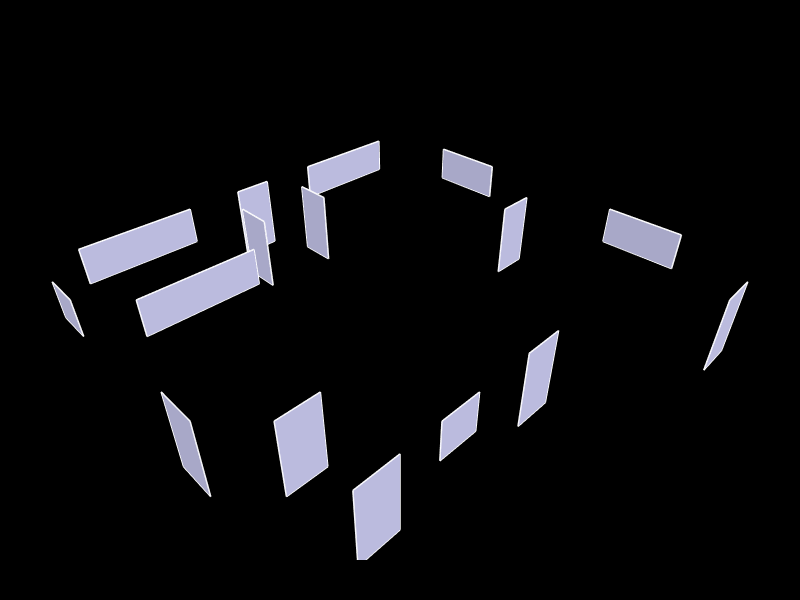

This figure's notebook cell:
### Markdown cell above
## 6. Show the geometry

### Code cell
Topology.Show(house, apertures_faces,
              faceColor=[210,210,250],
              faceOpacity=1,
              edgeColor="white",
              edgeWidth=3,
              showVertices=False,
              backgroundColor="black",
              width=800,
              height=600,
              renderer = renderer)

print(renderer)

### Figure 1 — Plotly figure (JSON) as saved in the notebook; plotly's stock layout.template omitted (floating-point values rounded to 4 significant figures)
{"data": [{"hoverinfo": "text", "legendgroup": "6", "legendrank": 6, "line": {"color": "white", "dash": "solid", "width": 3}, "marker": {"size": 0}, "mode": "lines", "name": "2: default (Edges)", "showlegend": false, "text": "", "type": "scatter3d", "x": [1, 1, null, 1, 4, null, 4, 4, null, 4, 1, null], "y": [13, 13, null, 13, 13, null, 13, 13, null, 13, 13, null], "z": [1, 2, null, 2, 2, null, 2, 1, null, 1, 1, null]}, {"cmax": 1, "cmin": 0, "color": "#D2D2FA", "colorscale": [[0, "#440154"], [0.1111, "#482878"], [0.2222, "#3e4989"], [0.3333, "#31688e"], [0.4444, "#26828e"], [0.5556, "#1f9e89"], [0.6667, "#35b779"], [0.7778, "#6ece58"], [0.8889, "#b5de2b"], [1, "#fde725"]], "flatshading": true, "hoverinfo": "text", "hovertext": "", "i": [0, 0], "j": [1, 3], "k": [2, 1], "legendgroup": "7", "legendrank": 7, "lighting": {"facenormalsepsilon": 0}, "name": "2: default (Faces)", "opacity": 1, "showlegend": false, "showscale": false, "text": "", "type": "mesh3d", "x": [4, 1, 1, 4], "y": [13, 13, 13, 13], "z": [2, 1, 2, 1]}, {"hoverinfo": "text", "legendgroup": "10", "legendrank": 10, "line": {"color": "white", "dash": "solid", "width": 3}, "marker": {"size": 0}, "mode": "lines", "name": "3: default (Edges)", "showlegend": false, "text": "", "type": "scatter3d", "x": [12, 12, null, 12, 12, null, 12, 12, null, 12, 12, null], "y": [6, 6, null, 6, 8, null, 8, 8, null, 8, 6, null], "z": [1, 2, null, 2, 2, null, 2, 1, null, 1, 1, null]}, {"cmax": 1, "cmin": 0, "color": "#D2D2FA", "colorscale": [[0, "#440154"], [0.1111, "#482878"], [0.2222, "#3e4989"], [0.3333, "#31688e"], [0.4444, "#26828e"], [0.5556, "#1f9e89"], [0.6667, "#35b779"], [0.7778, "#6ece58"], [0.8889, "#b5de2b"], [1, "#fde725"]], "flatshading": true, "hoverinfo": "text", "hovertext": "", "i": [0, 0], "j": [1, 2], "k": [2, 3], "legendgroup": "11", "legendrank": 11, "lighting": {"facenormalsepsilon": 0}, "name": "3: default (Faces)", "opacity": 1, "showlegend": false, "showscale": false, "text": "", "type": "mesh3d", "x": [12, 12, 12, 12], "y": [6, 6, 8, 8], "z": [1, 2, 2, 1]}, {"hoverinfo": "text", "legendgroup": "14", "legendrank": 14, "line": {"color": "white", "dash": "solid", "width": 3}, "marker": {"size": 0}, "mode": "lines", "name": "4: default (Edges)", "showlegend": false, "text": "", "type": "scatter3d", "x": [3, 3, null, 3, 4, null, 4, 4, null, 4, 3, null], "y": [6, 6, null, 6, 6, null, 6, 6, null, 6, 6, null], "z": [1, 2, null, 2, 2, null, 2, 1, null, 1, 1, null]}, {"cmax": 1, "cmin": 0, "color": "#D2D2FA", "colorscale": [[0, "#440154"], [0.1111, "#482878"], [0.2222, "#3e4989"], [0.3333, "#31688e"], [0.4444, "#26828e"], [0.5556, "#1f9e89"], [0.6667, "#35b779"], [0.7778, "#6ece58"], [0.8889, "#b5de2b"], [1, "#fde725"]], "flatshading": true, "hoverinfo": "text", "hovertext": "", "i": [0, 0], "j": [1, 3], "k": [2, 1], "legendgroup": "15", "legendrank": 15, "lighting": {"facenormalsepsilon": 0}, "name": "4: default (Faces)", "opacity": 1, "showlegend": false, "showscale": false, "text": "", "type": "mesh3d", "x": [4, 3, 3, 4], "y": [6, 6, 6, 6], "z": [2, 1, 2, 1]}, {"hoverinfo": "text", "legendgroup": "18", "legendrank": 18, "line": {"color": "white", "dash": "solid", "width": 3}, "marker": {"size": 0}, "mode": "lines", "name": "5: default (Edges)", "showlegend": false, "text": "", "type": "scatter3d", "x": [12, 12, null, 12, 12, null, 12, 12, null, 12, 12, null], "y": [12, 12, null, 12, 14, null, 14, 14, null, 14, 12, null], "z": [1, 2, null, 2, 2, null, 2, 1, null, 1, 1, null]}, {"cmax": 1, "cmin": 0, "color": "#D2D2FA", "colorscale": [[0, "#440154"], [0.1111, "#482878"], [0.2222, "#3e4989"], [0.3333, "#31688e"], [0.4444, "#26828e"], [0.5556, "#1f9e89"], [0.6667, "#35b779"], [0.7778, "#6ece58"], [0.8889, "#b5de2b"], [1, "#fde725"]], "flatshading": true, "hoverinfo": "text", "hovertext": "", "i": [0, 0], "j": [1, 2], "k": [2, 3], "legendgroup": "19", "legendrank": 19, "lighting": {"facenormalsepsilon": 0}, "name": "5: default (Faces)", "opacity": 1, "showlegend": false, "showscale": false, "text": "", "type": "mesh3d", "x": [12, 12, 12, 12], "y": [12, 12, 14, 14], "z": [1, 2, 2, 1]}, {"hoverinfo": "text", "legendgroup": "22", "legendrank": 22, "line": {"color": "white", "dash": "solid", "width": 3}, "marker": {"size": 0}, "mode": "lines", "name": "6: default (Edges)", "showlegend": false, "text": "", "type": "scatter3d", "x": [8, 8, null, 8, 11, null, 11, 11, null, 11, 8, null], "y": [16, 16, null, 16, 16, null, 16, 16, null, 16, 16, null], "z": [1, 2, null, 2, 2, null, 2, 1, null, 1, 1, null]}, {"cmax": 1, "cmin": 0, "color": "#D2D2FA", "colorscale": [[0, "#440154"], [0.1111, "#482878"], [0.2222, "#3e4989"], [0.3333, "#31688e"], [0.4444, "#26828e"], [0.5556, "#1f9e89"], [0.6667, "#35b779"], [0.7778, "#6ece58"], [0.8889, "#b5de2b"], [1, "#fde725"]], "flatshading": true, "hoverinfo": "text", "hovertext": "", "i": [0, 0], "j": [1, 3], "k": [2, 1], "legendgroup": "23", "legendrank": 23, "lighting": {"facenormalsepsilon": 0}, "name": "6: default (Faces)", "opacity": 1, "showlegend": false, "showscale": false, "text": "", "type": "mesh3d", "x": [11, 8, 8, 11], "y": [16, 16, 16, 16], "z": [2, 1, 2, 1]}, {"hoverinfo": "text", "legendgroup": "26", "legendrank": 26, "line": {"color": "white", "dash": "solid", "width": 3}, "marker": {"size": 0}, "mode": "lines", "name": "7: default (Edges)", "showlegend": false, "text": "", "type": "scatter3d", "x": [1, 1, null, 1, 4, null, 4, 4, null, 4, 1, null], "y": [16, 16, null, 16, 16, null, 16, 16, null, 16, 16, null], "z": [1, 2, null, 2, 2, null, 2, 1, null, 1, 1, null]}, {"cmax": 1, "cmin": 0, "color": "#D2D2FA", "colorscale": [[0, "#440154"], [0.1111, "#482878"], [0.2222, "#3e4989"], [0.3333, "#31688e"], [0.4444, "#26828e"], [0.5556, "#1f9e89"], [0.6667, "#35b779"], [0.7778, "#6ece58"], [0.8889, "#b5de2b"], [1, "#fde725"]], "flatshading": true, "hoverinfo": "text", "hovertext": "", "i": [0, 0], "j": [1, 3], "k": [2, 1], "legendgroup": "27", "legendrank": 27, "lighting": {"facenormalsepsilon": 0}, "name": "7: default (Faces)", "opacity": 1, "showlegend": false, "showscale": false, "text": "", "type": "mesh3d", "x": [4, 1, 1, 4], "y": [16, 16, 16, 16], "z": [2, 1, 2, 1]}, {"hoverinfo": "text", "legendgroup": "30", "legendrank": 30, "line": {"color": "white", "dash": "solid", "width": 3}, "marker": {"size": 0}, "mode": "lines", "name": "8: default (Edges)", "showlegend": false, "text": "", "type": "scatter3d", "x": [0, 0, null, 0, 0, null, 0, 0, null, 0, 0, null], "y": [14, 14, null, 14, 15, null, 15, 15, null, 15, 14, null], "z": [1, 2, null, 2, 2, null, 2, 1, null, 1, 1, null]}, {"cmax": 1, "cmin": 0, "color": "#D2D2FA", "colorscale": [[0, "#440154"], [0.1111, "#482878"], [0.2222, "#3e4989"], [0.3333, "#31688e"], [0.4444, "#26828e"], [0.5556, "#1f9e89"], [0.6667, "#35b779"], [0.7778, "#6ece58"], [0.8889, "#b5de2b"], [1, "#fde725"]], "flatshading": true, "hoverinfo": "text", "hovertext": "", "i": [0, 0], "j": [1, 2], "k": [2, 3], "legendgroup": "31", "legendrank": 31, "lighting": {"facenormalsepsilon": 0}, "name": "8: default (Faces)", "opacity": 1, "showlegend": false, "showscale": false, "text": "", "type": "mesh3d", "x": [0, 0, 0, 0], "y": [14, 14, 15, 15], "z": [1, 2, 2, 1]}, {"hoverinfo": "text", "legendgroup": "34", "legendrank": 34, "line": {"color": "white", "dash": "solid", "width": 3}, "marker": {"size": 0}, "mode": "lines", "name": "9: default (Edges)", "showlegend": false, "text": "", "type": "scatter3d", "x": [1, 1, null, 1, 2, null, 2, 2, null, 2, 1, null], "y": [8, 8, null, 8, 8, null, 8, 8, null, 8, 8, null], "z": [0, 2, null, 2, 2, null, 2, 0, null, 0, 0, null]}, {"cmax": 1, "cmin": 0, "color": "#D2D2FA", "colorscale": [[0, "#440154"], [0.1111, "#482878"], [0.2222, "#3e4989"], [0.3333, "#31688e"], [0.4444, "#26828e"], [0.5556, "#1f9e89"], [0.6667, "#35b779"], [0.7778, "#6ece58"], [0.8889, "#b5de2b"], [1, "#fde725"]], "flatshading": true, "hoverinfo": "text", "hovertext": "", "i": [0, 0], "j": [1, 3], "k": [2, 1], "legendgroup": "35", "legendrank": 35, "lighting": {"facenormalsepsilon": 0}, "name": "9: default (Faces)", "opacity": 1, "showlegend": false, "showscale": false, "text": "", "type": "mesh3d", "x": [2, 1, 1, 2], "y": [8, 8, 8, 8], "z": [2, 0, 2, 0]}, {"hoverinfo": "text", "legendgroup": "38", "legendrank": 38, "line": {"color": "white", "dash": "solid", "width": 3}, "marker": {"size": 0}, "mode": "lines", "name": "10: default (Edges)", "showlegend": false, "text": "", "type": "scatter3d", "x": [5, 5, null, 5, 5, null, 5, 5, null, 5, 5, null], "y": [14, 14, null, 14, 15, null, 15, 15, null, 15, 14, null], "z": [0, 2, null, 2, 2, null, 2, 0, null, 0, 0, null]}, {"cmax": 1, "cmin": 0, "color": "#D2D2FA", "colorscale": [[0, "#440154"], [0.1111, "#482878"], [0.2222, "#3e4989"], [0.3333, "#31688e"], [0.4444, "#26828e"], [0.5556, "#1f9e89"], [0.6667, "#35b779"], [0.7778, "#6ece58"], [0.8889, "#b5de2b"], [1, "#fde725"]], "flatshading": true, "hoverinfo": "text", "hovertext": "", "i": [0, 0], "j": [1, 2], "k": [2, 3], "legendgroup": "39", "legendrank": 39, "lighting": {"facenormalsepsilon": 0}, "name": "10: default (Faces)", "opacity": 1, "showlegend": false, "showscale": false, "text": "", "type": "mesh3d", "x": [5, 5, 5, 5], "y": [14, 14, 15, 15], "z": [0, 2, 2, 0]}, {"hoverinfo": "text", "legendgroup": "42", "legendrank": 42, "line": {"color": "white", "dash": "solid", "width": 3}, "marker": {"size": 0}, "mode": "lines", "name": "11: default (Edges)", "showlegend": false, "text": "", "type": "scatter3d", "x": [10, 10, null, 10, 11, null, 11, 11, null, 11, 10, null], "y": [4, 4, null, 4, 4, null, 4, 4, null, 4, 4, null], "z": [0, 2, null, 2, 2, null, 2, 0, null, 0, 0, null]}, {"cmax": 1, "cmin": 0, "color": "#D2D2FA", "colorscale": [[0, "#440154"], [0.1111, "#482878"], [0.2222, "#3e4989"], [0.3333, "#31688e"], [0.4444, "#26828e"], [0.5556, "#1f9e89"], [0.6667, "#35b779"], [0.7778, "#6ece58"], [0.8889, "#b5de2b"], [1, "#fde725"]], "flatshading": true, "hoverinfo": "text", "hovertext": "", "i": [0, 0], "j": [1, 3], "k": [2, 1], "legendgroup": "43", "legendrank": 43, "lighting": {"facenormalsepsilon": 0}, "name": "11: default (Faces)", "opacity": 1, "showlegend": false, "showscale": false, "text": "", "type": "mesh3d", "x": [11, 10, 10, 11], "y": [4, 4, 4, 4], "z": [2, 0, 2, 0]}, {"hoverinfo": "text", "legendgroup": "46", "legendrank": 46, "line": {"color": "white", "dash": "solid", "width": 3}, "marker": {"size": 0}, "mode": "lines", "name": "12: default (Edges)", "showlegend": false, "text": "", "type": "scatter3d", "x": [5.5, 5.5, null, 5.5, 6.5, null, 6.5, 6.5, null, 6.5, 5.5, null], "y": [6, 6, null, 6, 6, null, 6, 6, null, 6, 6, null], "z": [0, 2, null, 2, 2, null, 2, 0, null, 0, 0, null]}, {"cmax": 1, "cmin": 0, "color": "#D2D2FA", "colorscale": [[0, "#440154"], [0.1111, "#482878"], [0.2222, "#3e4989"], [0.3333, "#31688e"], [0.4444, "#26828e"], [0.5556, "#1f9e89"], [0.6667, "#35b779"], [0.7778, "#6ece58"], [0.8889, "#b5de2b"], [1, "#fde725"]], "flatshading": true, "hoverinfo": "text", "hovertext": "", "i": [0, 0], "j": [1, 3], "k": [2, 1], "legendgroup": "47", "legendrank": 47, "lighting": {"facenormalsepsilon": 0}, "name": "12: default (Faces)", "opacity": 1, "showlegend": false, "showscale": false, "text": "", "type": "mesh3d", "x": [6.5, 5.5, 5.5, 6.5], "y": [6, 6, 6, 6], "z": [2, 0, 2, 0]}, {"hoverinfo": "text", "legendgroup": "50", "legendrank": 50, "line": {"color": "white", "dash": "solid", "width": 3}, "marker": {"size": 0}, "mode": "lines", "name": "13: default (Edges)", "showlegend": false, "text": "", "type": "scatter3d", "x": [5.5, 5.5, null, 5.5, 6.5, null, 6.5, 6.5, null, 6.5, 5.5, null], "y": [16, 16, null, 16, 16, null, 16, 16, null, 16, 16, null], "z": [0, 2, null, 2, 2, null, 2, 0, null, 0, 0, null]}, {"cmax": 1, "cmin": 0, "color": "#D2D2FA", "colorscale": [[0, "#440154"], [0.1111, "#482878"], [0.2222, "#3e4989"], [0.3333, "#31688e"], [0.4444, "#26828e"], [0.5556, "#1f9e89"], [0.6667, "#35b779"], [0.7778, "#6ece58"], [0.8889, "#b5de2b"], [1, "#fde725"]], "flatshading": true, "hoverinfo": "text", "hovertext": "", "i": [0, 0], "j": [1, 3], "k": [2, 1], "legendgroup": "51", "legendrank": 51, "lighting": {"facenormalsepsilon": 0}, "name": "13: default (Faces)", "opacity": 1, "showlegend": false, "showscale": false, "text": "", "type": "mesh3d", "x": [6.5, 5.5, 5.5, 6.5], "y": [16, 16, 16, 16], "z": [2, 0, 2, 0]}, {"hoverinfo": "text", "legendgroup": "54", "legendrank": 54, "line": {"color": "white", "dash": "solid", "width": 3}, "marker": {"size": 0}, "mode": "lines", "name": "14: default (Edges)", "showlegend": false, "text": "", "type": "scatter3d", "x": [10, 10, null, 10, 11, null, 11, 11, null, 11, 10, null], "y": [10, 10, null, 10, 10, null, 10, 10, null, 10, 10, null], "z": [0, 2, null, 2, 2, null, 2, 0, null, 0, 0, null]}, {"cmax": 1, "cmin": 0, "color": "#D2D2FA", "colorscale": [[0, "#440154"], [0.1111, "#482878"], [0.2222, "#3e4989"], [0.3333, "#31688e"], [0.4444, "#26828e"], [0.5556, "#1f9e89"], [0.6667, "#35b779"], [0.7778, "#6ece58"], [0.8889, "#b5de2b"], [1, "#fde725"]], "flatshading": true, "hoverinfo": "text", "hovertext": "", "i": [0, 0], "j": [1, 3], "k": [2, 1], "legendgroup": "55", "legendrank": 55, "lighting": {"facenormalsepsilon": 0}, "name": "14: default (Faces)", "opacity": 1, "showlegend": false, "showscale": false, "text": "", "type": "mesh3d", "x": [11, 10, 10, 11], "y": [10, 10, 10, 10], "z": [2, 0, 2, 0]}, {"hoverinfo": "text", "legendgroup": "58", "legendrank": 58, "line": {"color": "white", "dash": "solid", "width": 3}, "marker": {"size": 0}, "mode": "lines", "name": "15: default (Edges)", "showlegend": false, "text": "", "type": "scatter3d", "x": [7, 7, null, 7, 7, null, 7, 7, null, 7, 7, null], "y": [14, 14, null, 14, 15, null, 15, 15, null, 15, 14, null], "z": [0, 2, null, 2, 2, null, 2, 0, null, 0, 0, null]}, {"cmax": 1, "cmin": 0, "color": "#D2D2FA", "colorscale": [[0, "#440154"], [0.1111, "#482878"], [0.2222, "#3e4989"], [0.3333, "#31688e"], [0.4444, "#26828e"], [0.5556, "#1f9e89"], [0.6667, "#35b779"], [0.7778, "#6ece58"], [0.8889, "#b5de2b"], [1, "#fde725"]], "flatshading": true, "hoverinfo": "text", "hovertext": "", "i": [0, 0], "j": [1, 2], "k": [2, 3], "legendgroup": "59", "legendrank": 59, "lighting": {"facenormalsepsilon": 0}, "name": "15: default (Faces)", "opacity": 1, "showlegend": false, "showscale": false, "text": "", "type": "mesh3d", "x": [7, 7, 7, 7], "y": [14, 14, 15, 15], "z": [0, 2, 2, 0]}, {"hoverinfo": "text", "legendgroup": "62", "legendrank": 62, "line": {"color": "white", "dash": "solid", "width": 3}, "marker": {"size": 0}, "mode": "lines", "name": "16: default (Edges)", "showlegend": false, "text": "", "type": "scatter3d", "x": [1, 1, null, 1, 2, null, 2, 2, null, 2, 1, null], "y": [6, 6, null, 6, 6, null, 6, 6, null, 6, 6, null], "z": [0, 2, null, 2, 2, null, 2, 0, null, 0, 0, null]}, {"cmax": 1, "cmin": 0, "color": "#D2D2FA", "colorscale": [[0, "#440154"], [0.1111, "#482878"], [0.2222, "#3e4989"], [0.3333, "#31688e"], [0.4444, "#26828e"], [0.5556, "#1f9e89"], [0.6667, "#35b779"], [0.7778, "#6ece58"], [0.8889, "#b5de2b"], [1, "#fde725"]], "flatshading": true, "hoverinfo": "text", "hovertext": "", "i": [0, 0], "j": [1, 3], "k": [2, 1], "legendgroup": "63", "legendrank": 63, "lighting": {"facenormalsepsilon": 0}, "name": "16: default (Faces)", "opacity": 1, "showlegend": false, "showscale": false, "text": "", "type": "mesh3d", "x": [2, 1, 1, 2], "y": [6, 6, 6, 6], "z": [2, 0, 2, 0]}, {"hoverinfo": "text", "legendgroup": "66", "legendrank": 66, "line": {"color": "white", "dash": "solid", "width": 3}, "marker": {"size": 0}, "mode": "lines", "name": "17: default (Edges)", "showlegend": false, "text": "", "type": "scatter3d", "x": [0, 0, null, 0, 0, null, 0, 0, null, 0, 0, null], "y": [10, 10, null, 10, 9, null, 9, 9, null, 9, 10, null], "z": [0, 2, null, 2, 2, null, 2, 0, null, 0, 0, null]}, {"cmax": 1, "cmin": 0, "color": "#D2D2FA", "colorscale": [[0, "#440154"], [0.1111, "#482878"], [0.2222, "#3e4989"], [0.3333, "#31688e"], [0.4444, "#26828e"], [0.5556, "#1f9e89"], [0.6667, "#35b779"], [0.7778, "#6ece58"], [0.8889, "#b5de2b"], [1, "#fde725"]], "flatshading": true, "hoverinfo": "text", "hovertext": "", "i": [0, 0], "j": [1, 3], "k": [2, 1], "legendgroup": "67", "legendrank": 67, "lighting": {"facenormalsepsilon": 0}, "name": "17: default (Faces)", "opacity": 1, "showlegend": false, "showscale": false, "text": "", "type": "mesh3d", "x": [0, 0, 0, 0], "y": [9, 10, 10, 9], "z": [2, 0, 2, 0]}], "layout": {"autosize": true, "height": 600, "margin": {"b": 40, "l": 40, "r": 40, "t": 40}, "paper_bgcolor": "#000000", "plot_bgcolor": "#000000", "scene": {"aspectmode": "data", "camera": {"center": {"x": 0, "y": 0, "z": 0}, "eye": {"x": -1.25, "y": -1.25, "z": 1.25}, "projection": {"type": "perspective"}, "up": {"x": 0, "y": 0, "z": 1}}, "xaxis": {"visible": false}, "yaxis": {"visible": false}, "zaxis": {"visible": false}}, "showlegend": true, "width": 800, "xaxis": {"showgrid": false, "visible": false, "zeroline": false}, "yaxis": {"showgrid": false, "visible": false, "zeroline": false}}}
